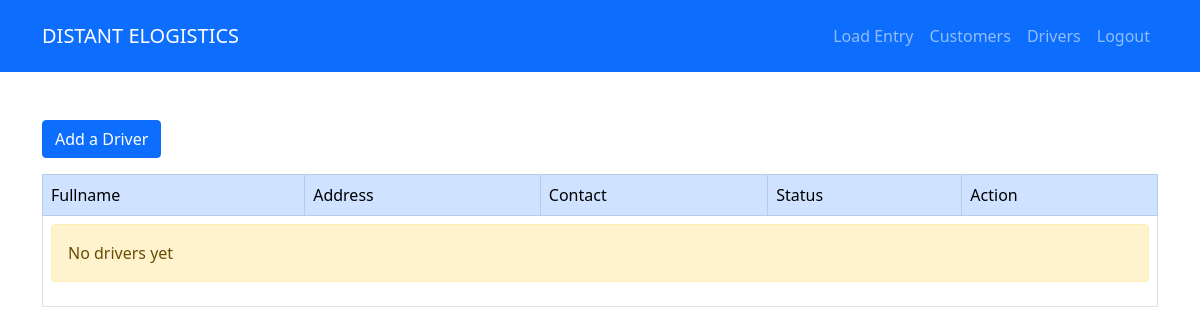
The app's page /admin-views/manage-drivers.php, older data.
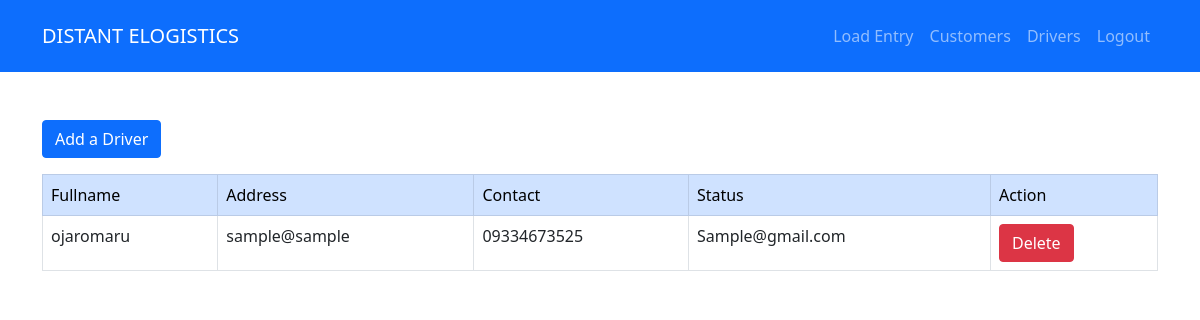
The same page, newer data.
### tables this page shows
CREATE TABLE `drivers` (
  `id` int(11) NOT NULL,
  `fullname` varchar(255) NOT NULL,
  `address` varchar(255) NOT NULL,
  `contact` varchar(255) NOT NULL,
  `email` varchar(255) NOT NULL
);

### functions/functions.php (called while the page is built, shortened)
<?php
function show($table_name)
{
    $conn = connect();
    $sql = "SELECT  * FROM $table_name ORDER BY id DESC";
    $result = $conn->query($sql);
    if ($result->num_rows > 0) {
        $rows = array();
        while ($row  = $result->fetch_assoc()) {
            $rows[] = $row;
        }
        return $rows;
    } else {
        return FALSE;
    }
}
?>

### admin-views/manage-drivers.php (the view, shortened to what this page needs)
<?php include '../html/header.html';
include '../functions/functions.php';
include 'navbar.php';
?>
<main class="py-5">
    <div class="container">
        <button type="button" class="btn btn-primary " data-bs-toggle="modal" data-bs-target="#modelId">
            Add a Driver
        </button>
        <table class="table table-bordered mt-3">
            <thead class="table-primary">
                <td>Fullname</td>
                <td>Address</td>
                <td>Contact</td>
                <td>Status</td>
                <td>Action</td>
            </thead>
            <tbody>
                <?php if (!empty(show('drivers'))) : ?>
                    <?php foreach (show('drivers') as $row) : ?>
                        <tr>
                            <td><?php echo $row['fullname'] ?></td>
                            <td><?php echo $row['address'] ?></td>
                            <td><?php echo $row['contact'] ?></td>
                            <td><?php echo $row['email'] ?></td>
                            <td>
                                <a href="../functions/delete.php?driver_id=<?php echo $row['id'] ?>" class="btn btn-danger">Delete</a>
                            </td>
                        </tr>
                    <?php endforeach; ?>
                <?php else : ?>
                    <tr>
                        <td colspan="5">
                        <div class="alert alert-warning">No drivers yet</div>
                        </td>
                    </tr>
                <?php endif; ?>
            </tbody>
        </table>
    </div>
</main>

Row changes from the older to the newer data that the page shows:
added drivers: fullname "ojaromaru", address "sample@sample", contact "09334673525", email "Sample@gmail.com"
Text that changed along with them:
text no longer shown: "No drivers yet"
